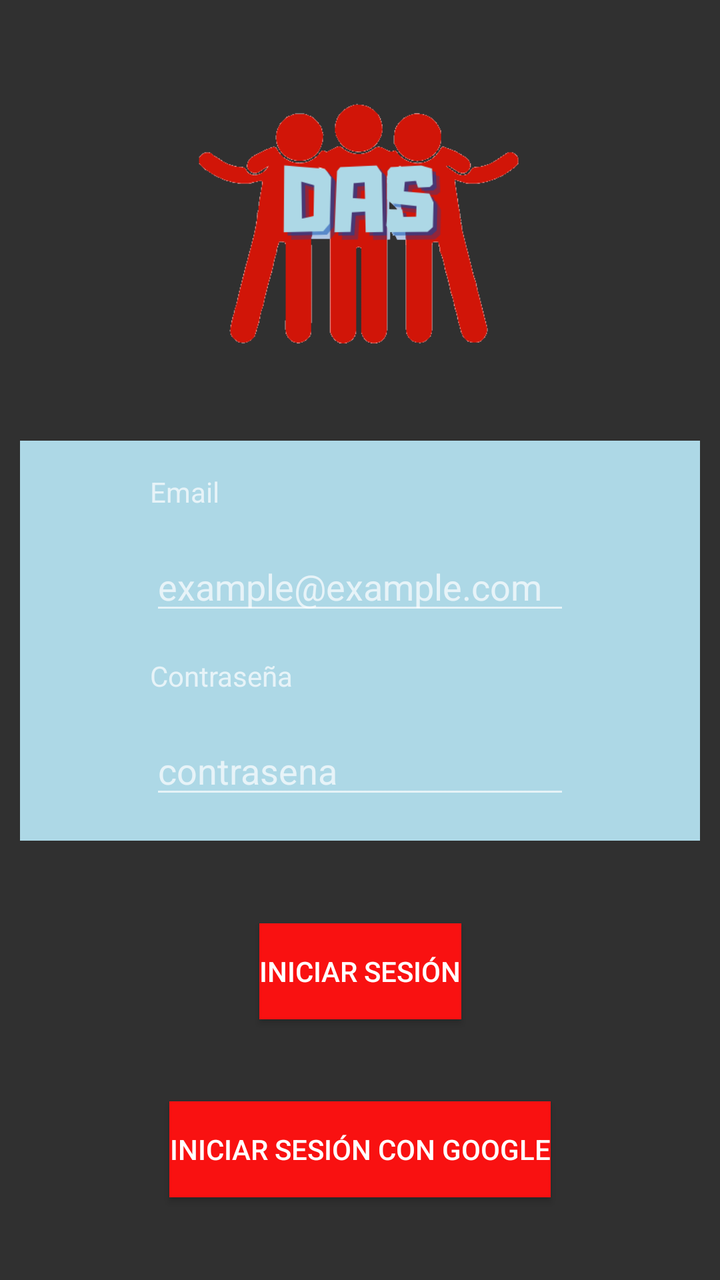
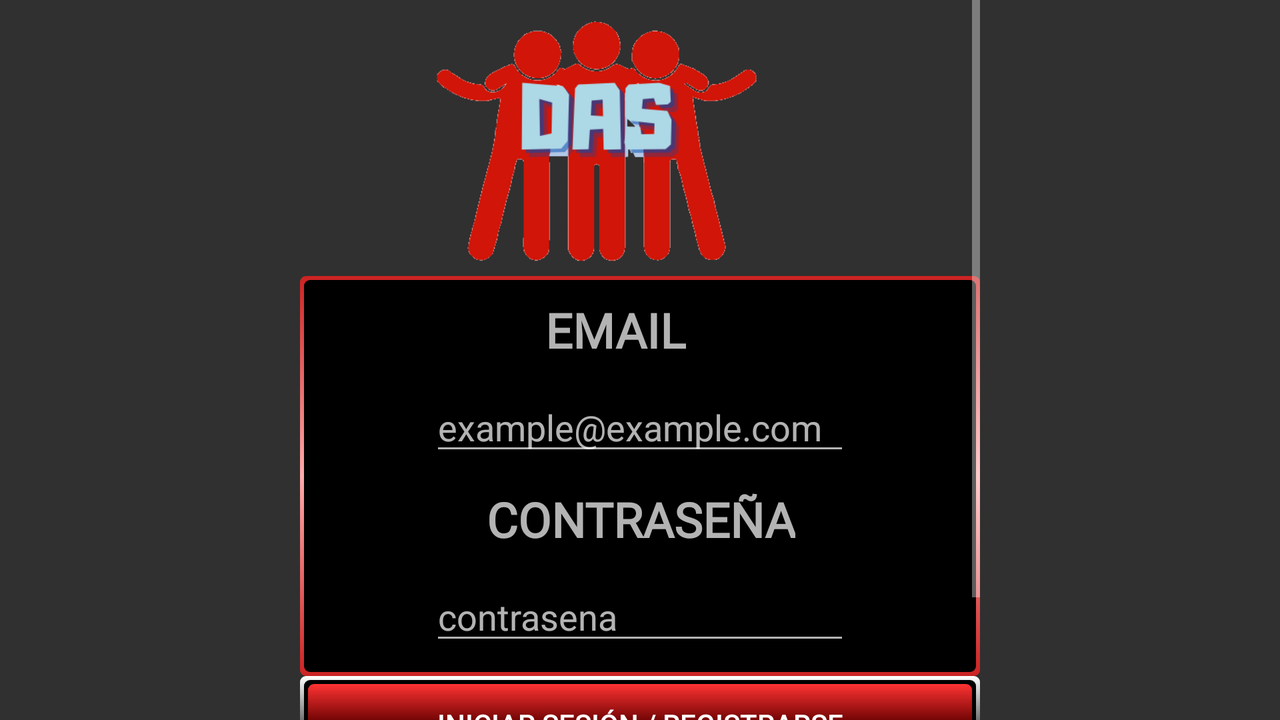

The same Android screen from two of the app's own layout files: first res/layout/ as a phone draws it, then the repository's variant for another configuration, drawn on a device whose configuration selects that folder. Both files follow.
<!-- AndroidManifest.xml: application theme Theme.Design.NoActionBar -->
<!-- res/layout/activity_login.xml -->
<?xml version="1.0" encoding="utf-8"?>
<androidx.constraintlayout.widget.ConstraintLayout xmlns:android="http://schemas.android.com/apk/res/android"
    xmlns:app="http://schemas.android.com/apk/res-auto"
    xmlns:tools="http://schemas.android.com/tools"
    android:layout_width="match_parent"
    android:layout_height="match_parent"
    android:background="@drawable/fondo_perfil"
    tools:context=".LoginActivity">

    <Button
        android:id="@+id/botonIniciarSesion"
        android:layout_width="wrap_content"
        android:layout_height="wrap_content"
        android:background="#F91111"
        android:text="Iniciar sesión"
        app:layout_constraintBottom_toTopOf="@+id/botonRegistrarse"
        app:layout_constraintEnd_toEndOf="parent"
        app:layout_constraintHorizontal_bias="0.5"
        app:layout_constraintStart_toStartOf="parent"
        app:layout_constraintTop_toBottomOf="@+id/constraintLayout" />

    <Button
        android:id="@+id/botonRegistrarse"
        android:layout_width="wrap_content"
        android:layout_height="wrap_content"
        android:background="#F91111"
        android:drawableRight="@drawable/googleg_standard_color_18"
        android:text="Iniciar sesión con google"
        app:layout_constraintBottom_toBottomOf="parent"
        app:layout_constraintEnd_toEndOf="parent"
        app:layout_constraintHorizontal_bias="0.5"
        app:layout_constraintStart_toStartOf="parent"
        app:layout_constraintTop_toBottomOf="@+id/botonIniciarSesion" />

    <androidx.constraintlayout.widget.ConstraintLayout
        android:id="@+id/constraintLayout"
        android:layout_width="340dp"
        android:layout_height="200dp"
        android:background="#ADD8E6"
        app:layout_constraintBottom_toTopOf="@+id/botonIniciarSesion"
        app:layout_constraintEnd_toEndOf="parent"
        app:layout_constraintHorizontal_bias="0.5"
        app:layout_constraintStart_toStartOf="parent"
        app:layout_constraintTop_toBottomOf="@+id/imageView2">

        <TextView
            android:id="@+id/nombreUsuario"
            android:layout_width="wrap_content"
            android:layout_height="wrap_content"
            android:text="Email"
            app:layout_constraintBottom_toTopOf="@+id/nombreUsuarioEdit"
            app:layout_constraintEnd_toEndOf="parent"
            app:layout_constraintHorizontal_bias="0.213"
            app:layout_constraintStart_toStartOf="parent"
            app:layout_constraintTop_toTopOf="parent" />

        <EditText
            android:id="@+id/nombreUsuarioEdit"
            android:layout_width="wrap_content"
            android:layout_height="wrap_content"
            android:ems="10"
            android:hint="example@example.com"
            android:inputType="textPersonName"
            app:layout_constraintBottom_toTopOf="@+id/contraseña"
            app:layout_constraintEnd_toEndOf="parent"
            app:layout_constraintHorizontal_bias="0.5"
            app:layout_constraintStart_toStartOf="parent"
            app:layout_constraintTop_toBottomOf="@+id/nombreUsuario" />

        <TextView
            android:id="@+id/contraseña"
            android:layout_width="wrap_content"
            android:layout_height="wrap_content"
            android:text="Contraseña"
            app:layout_constraintBottom_toTopOf="@+id/contraseñaEdit"
            app:layout_constraintEnd_toEndOf="parent"
            app:layout_constraintHorizontal_bias="0.242"
            app:layout_constraintStart_toStartOf="parent"
            app:layout_constraintTop_toBottomOf="@+id/nombreUsuarioEdit" />

        <EditText
            android:id="@+id/contraseñaEdit"
            android:layout_width="wrap_content"
            android:layout_height="wrap_content"
            android:ems="10"
            android:hint="contrasena"
            android:inputType="textPassword"
            app:layout_constraintBottom_toBottomOf="parent"
            app:layout_constraintEnd_toEndOf="parent"
            app:layout_constraintHorizontal_bias="0.5"
            app:layout_constraintStart_toStartOf="parent"
            app:layout_constraintTop_toBottomOf="@+id/contraseña" />

    </androidx.constraintlayout.widget.ConstraintLayout>

    <ImageView
        android:id="@+id/imageView2"
        android:layout_width="298dp"
        android:layout_height="138dp"
        app:layout_constraintBottom_toTopOf="@+id/constraintLayout"
        app:layout_constraintEnd_toEndOf="parent"
        app:layout_constraintHorizontal_bias="0.5"
        app:layout_constraintStart_toStartOf="parent"
        app:layout_constraintTop_toTopOf="parent"
        app:srcCompat="@drawable/logo_das" />


</androidx.constraintlayout.widget.ConstraintLayout>
<!-- resources referenced by this layout -->
<resources>
  <!-- drawable logo_das: png bitmap (drawable, 19027 bytes) -->
</resources>
<!-- res/layout-land/activity_login.xml (the repository's variant of the layout above) -->
<!-- drawn on the phone turned sideways -->
<?xml version="1.0" encoding="utf-8"?>
<androidx.constraintlayout.widget.ConstraintLayout xmlns:android="http://schemas.android.com/apk/res/android"
    xmlns:app="http://schemas.android.com/apk/res-auto"
    xmlns:tools="http://schemas.android.com/tools"
    android:layout_width="match_parent"
    android:layout_height="match_parent"
    android:background="@drawable/fondo_perfil"
    tools:context=".registroLogin.LoginActivity">

    <ScrollView
        android:layout_width="wrap_content"
        android:layout_height="wrap_content"
        android:foregroundGravity="center"
        app:layout_constraintBottom_toBottomOf="parent"
        app:layout_constraintEnd_toEndOf="parent"
        app:layout_constraintHorizontal_bias="0.5"
        app:layout_constraintStart_toStartOf="parent"
        app:layout_constraintTop_toTopOf="parent">

        <LinearLayout
            android:id="@+id/linearLayout5"
            android:layout_width="wrap_content"
            android:layout_height="wrap_content"
            android:orientation="vertical">

            <ImageView
                android:id="@+id/imageView2"
                android:layout_width="298dp"
                android:layout_height="138dp"
                app:srcCompat="@drawable/logo_das" />

            <androidx.constraintlayout.widget.ConstraintLayout
                android:id="@+id/constraintLayout"
                android:layout_width="340dp"
                android:layout_height="200dp"
                android:background="@drawable/fondo_foto_perfil"

                >

                <TextView
                    android:id="@+id/nombreUsuario"
                    android:layout_width="wrap_content"
                    android:layout_height="wrap_content"
                    android:fontFamily="@font/shrikhand"
                    android:foregroundGravity="center"
                    android:gravity="center"
                    android:text="Email"
                    android:textAlignment="gravity"
                    android:textAllCaps="true"
                    android:textSize="24sp"
                    android:textStyle="bold"
                    app:layout_constraintBottom_toTopOf="@+id/nombreUsuarioEdit"
                    app:layout_constraintEnd_toEndOf="parent"
                    app:layout_constraintHorizontal_bias="0.455"
                    app:layout_constraintStart_toStartOf="parent"
                    app:layout_constraintTop_toTopOf="parent" />

                <EditText
                    android:id="@+id/nombreUsuarioEdit"
                    android:layout_width="wrap_content"
                    android:layout_height="wrap_content"

                    android:ems="10"
                    android:hint="example@example.com"
                    android:inputType="textPersonName"
                    app:layout_constraintBottom_toTopOf="@+id/contraseña"
                    app:layout_constraintEnd_toEndOf="parent"
                    app:layout_constraintHorizontal_bias="0.5"
                    app:layout_constraintStart_toStartOf="parent"
                    app:layout_constraintTop_toBottomOf="@+id/nombreUsuario" />

                <TextView
                    android:id="@+id/contraseña"
                    android:layout_width="wrap_content"
                    android:layout_height="wrap_content"
                    android:fontFamily="@font/shrikhand"
                    android:foregroundGravity="center"
                    android:gravity="center"
                    android:text="Contraseña"
                    android:textAlignment="gravity"
                    android:textAllCaps="true"
                    android:textSize="24sp"
                    android:textStyle="bold"
                    app:layout_constraintBottom_toTopOf="@+id/contraseñaEdit"
                    app:layout_constraintEnd_toEndOf="parent"
                    app:layout_constraintHorizontal_bias="0.502"
                    app:layout_constraintStart_toStartOf="parent"
                    app:layout_constraintTop_toBottomOf="@+id/nombreUsuarioEdit" />

                <EditText
                    android:id="@+id/contraseñaEdit"
                    android:layout_width="wrap_content"
                    android:layout_height="wrap_content"
                    android:ems="10"
                    android:hint="contrasena"
                    android:inputType="textPassword"
                    app:layout_constraintBottom_toBottomOf="parent"
                    app:layout_constraintEnd_toEndOf="parent"
                    app:layout_constraintHorizontal_bias="0.5"
                    app:layout_constraintStart_toStartOf="parent"
                    app:layout_constraintTop_toBottomOf="@+id/contraseña" />

            </androidx.constraintlayout.widget.ConstraintLayout>

            <Button
                android:id="@+id/botonIniciarSesion"
                android:layout_width="match_parent"
                android:layout_height="wrap_content"
                android:background="@drawable/fondo_boton_perfil"
                android:text="Iniciar sesión / Registrarse" />

            <Button
                android:id="@+id/botonRegistrarse"
                android:layout_width="match_parent"
                android:layout_height="wrap_content"
                android:background="@drawable/fondo_boton_perfil"
                android:drawableLeft="@drawable/googleg_standard_color_18"
                android:text="Iniciar sesión con google" />
        </LinearLayout>
    </ScrollView>


</androidx.constraintlayout.widget.ConstraintLayout>
<!-- resources referenced by the variant -->
<!-- as the phone turned sideways resolves them -->
<resources>
  <!-- drawable fondo_boton_perfil (drawable) -->
  <?xml version="1.0" encoding="utf-8"?>
  <layer-list xmlns:android="http://schemas.android.com/apk/res/android" >
  <item>
      <shape android:shape="rectangle" >
          <gradient android:startColor="#AAAAAA"
              android:centerColor="#666666"
              android:endColor="#FFFFFF"
              android:gradientRadius="40dp"
              android:type="linear"
              android:angle="90"/>
          <corners android:radius="3dp" />
      </shape>
  </item>
  
  <item
      android:bottom="2dp"
      android:left="2dp"
      android:right="2dp"
      android:top="2dp">
      <shape android:shape="rectangle" >
          <gradient android:startColor="#000000"
              android:centerColor="#000000"
              android:endColor="#000000"
              android:gradientRadius="40dp"
              android:type="linear"
              android:angle="90"/>
          <corners android:radius="3dp" />
      </shape>
  </item>
  
  <item
      android:bottom="4dp"
      android:left="4dp"
      android:right="4dp"
      android:top="4dp">
      <shape xmlns:android="http://schemas.android.com/apk/res/android"
          android:shape="rectangle" android:padding="10dp">
          <gradient android:startColor="#AA0000"
              android:centerColor="#660000"
              android:endColor="#FF3333"
              android:gradientRadius="40dp"
              android:type="linear"
              android:angle="90"/>
          <corners android:radius="3dp" />
      </shape>
  </item>
  </layer-list>
  <!-- drawable fondo_foto_perfil (drawable) -->
  <?xml version="1.0" encoding="utf-8"?>
  <layer-list xmlns:android="http://schemas.android.com/apk/res/android" >
      <item>
          <shape android:shape="rectangle" >
              <gradient android:startColor="#CC2222"
                  android:centerColor="#FFAAAA"
                  android:endColor="#CC2222"
                  android:gradientRadius="40dp"
                  android:type="linear"
                  android:angle="90"/>
              <corners android:radius="3dp" />
          </shape>
      </item>
  
      <item
          android:bottom="2dp"
          android:left="2dp"
          android:right="2dp"
          android:top="2dp">
          <shape xmlns:android="http://schemas.android.com/apk/res/android"
              android:shape="rectangle" android:padding="10dp">
              <gradient android:startColor="#000000"
                  android:centerColor="#000000"
                  android:endColor="#000000"
                  android:gradientRadius="40dp"
                  android:type="linear"
                  android:angle="90"/>
              <corners android:radius="3dp" />
          </shape>
      </item>
  </layer-list>
  <!-- drawable logo_das: png bitmap (drawable, 19027 bytes) -->
</resources>
